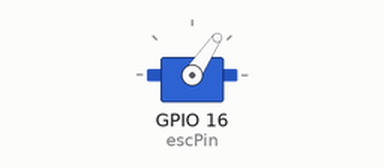
Simulated run of this sketch. Board: ESP32. Shown: servo.

Above: at 5.05 s.
At 6.75 s:
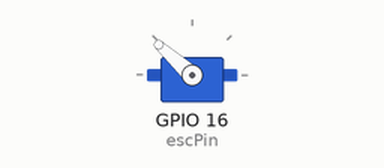
At 8.5 s:
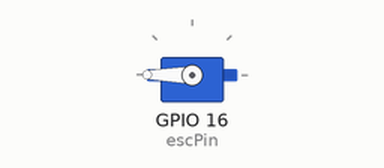
At 11.95 s:
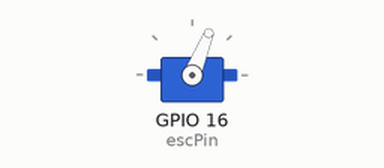
Timing chart, 0 to 17.0 s (numbered marks = the images above):
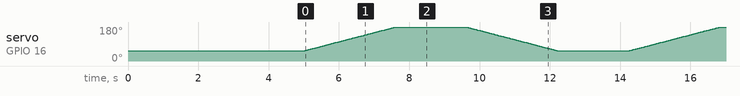

The sketch:

TestESCPWM.ino
```cpp
#include <ESP32Servo.h>

Servo esc;
int escPin = 16;

const int minThrottle = 1100; // Don't go below 1000 µs
const int maxThrottle = 2400; // Your maximum value

void setup() {
  esc.attach(escPin);
  esc.writeMicroseconds(minThrottle); // ESC arm position
  delay(5000); // Allow ESC to arm
}

void loop() {
  // Ramp throttle smoothly up
  for(int pwm = minThrottle; pwm <= maxThrottle; pwm += 10) {
    esc.writeMicroseconds(pwm);
    delay(20);
  }

  delay(2000); // hold max throttle

  // Ramp throttle smoothly down
  for(int pwm = maxThrottle; pwm >= minThrottle; pwm -= 10) {
    esc.writeMicroseconds(pwm);
    delay(20);
  }

  delay(2000); // hold min throttle
}
```
